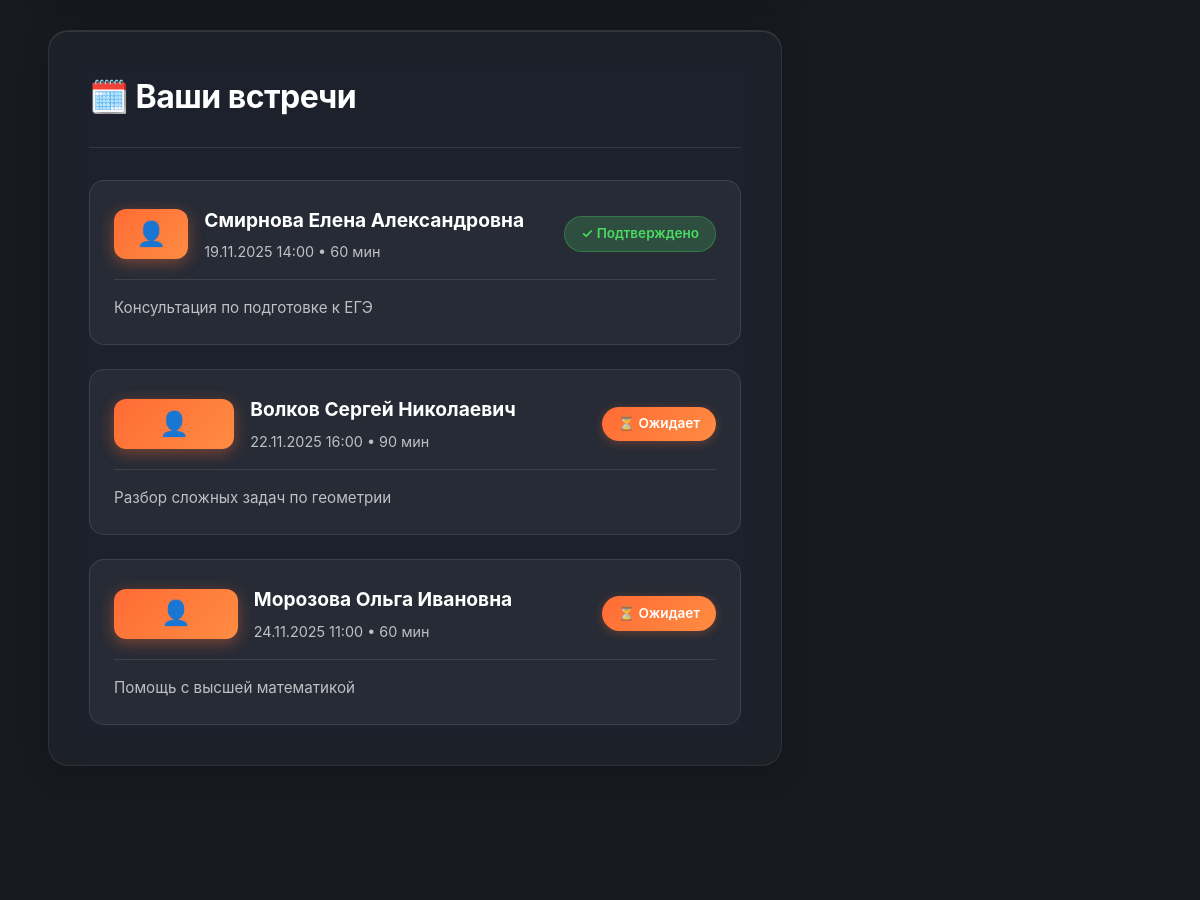
The page /calendar (signed in, middle part) on the database as committed earlier.
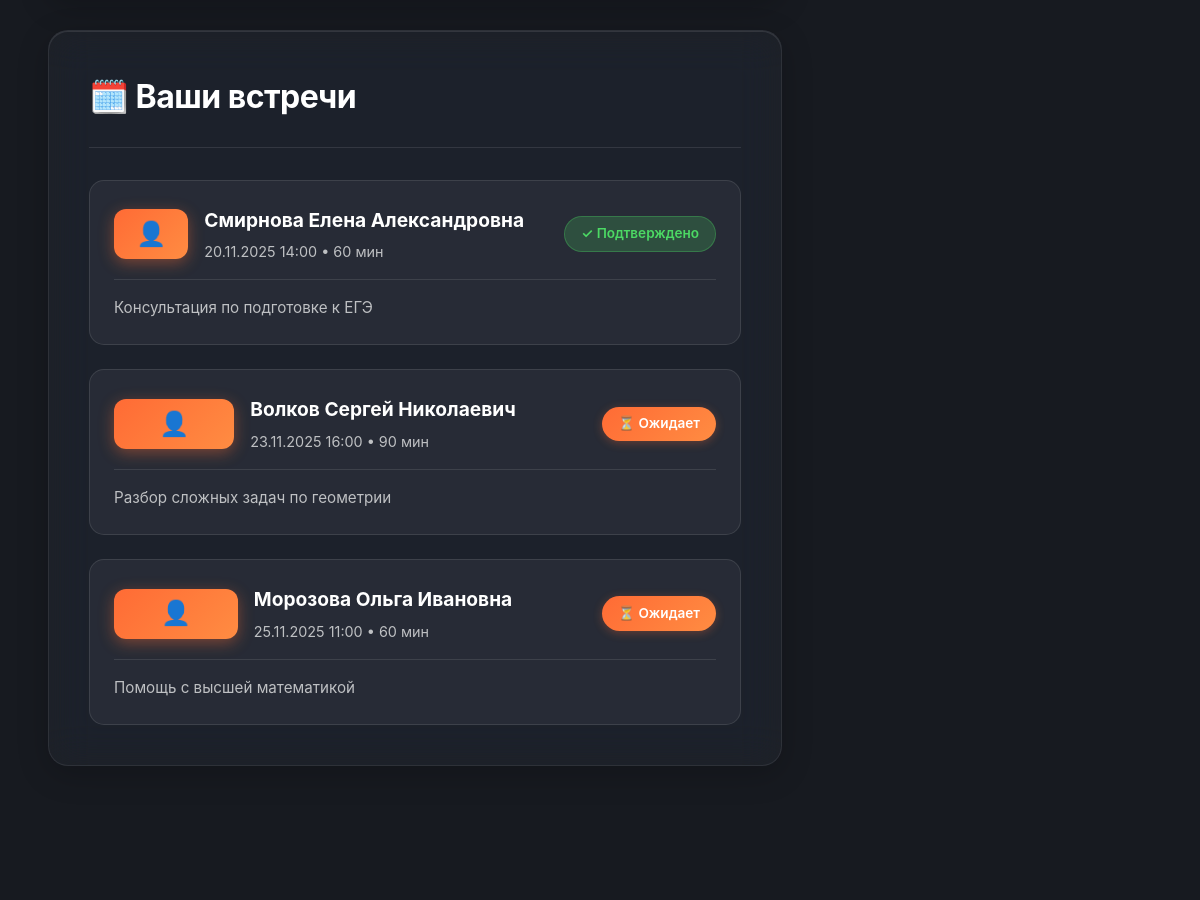
The same page on the database as committed later.
### tables this page shows
CREATE TABLE appointments (
                id INTEGER PRIMARY KEY AUTOINCREMENT,
                student_id INTEGER NOT NULL,
                instructor_id INTEGER NOT NULL,
                appointment_date DATETIME NOT NULL,
                duration INTEGER DEFAULT 60,
                notes TEXT,
                status TEXT DEFAULT 'pending',
                created_at DATETIME DEFAULT CURRENT_TIMESTAMP,
                FOREIGN KEY (student_id) REFERENCES users(id),
                FOREIGN KEY (instructor_id) REFERENCES users(id)
            );

CREATE TABLE users (
                id INTEGER PRIMARY KEY AUTOINCREMENT,
                email TEXT UNIQUE NOT NULL,
                password TEXT NOT NULL,
                name TEXT NOT NULL,
                phone TEXT,
                role TEXT DEFAULT 'student',
                avatar TEXT,
                verified INTEGER DEFAULT 1,
                created_at DATETIME DEFAULT CURRENT_TIMESTAMP
            );

### includes/functions.php (called while the page is built, shortened)
<?php
function isLoggedIn() {
    return isset($_SESSION['user_id']);
}
function getCurrentUserId() {
    return $_SESSION['user_id'] ?? null;
}
function getCurrentUser() {
    global $conn;
    try {
        $stmt = $conn->prepare("SELECT * FROM users WHERE id = ?");
        $stmt->execute([getCurrentUserId()]);
        $user = $stmt->fetch(PDO::FETCH_ASSOC);
        return $user;
    } catch (Exception $e) {
        return null;
    }
}
function e($string) {
    if ($string === null || $string === '') {
        return '';
    }
    return htmlspecialchars((string)$string, ENT_QUOTES, 'UTF-8');
}
function formatDate($date) {
    return date('d.m.Y H:i', strtotime($date));
}
function getUpcomingAppointments($userId) {
    global $conn;
    $stmt = $conn->prepare("
        SELECT a.*, u.name as instructor_name
        FROM appointments a
        LEFT JOIN users u ON a.instructor_id = u.id
        WHERE a.student_id = ? AND a.appointment_date >= datetime('now')
        ORDER BY a.appointment_date ASC
    ");
    $stmt->execute([$userId]);
    return $stmt->fetchAll(PDO::FETCH_ASSOC);
}

### pages/calendar.php (the view, shortened to what this page needs)
<?php
$user = getCurrentUser();
$upcomingAppointments = getUpcomingAppointments($user['id']);
include __DIR__ . '/../templates/header.php';
?>
<div class="calendar-container">
    <div class="calendar-main">
        <div class="card glass-card">
            <div class="card-header">
                <h2 class="card-title">🗓️ Ваши встречи</h2>
            </div>
            <?php if (empty($upcomingAppointments)): ?>
                <div class="empty-state">
                    <div class="empty-icon">📅</div>
                    <h3>У вас пока нет запланированных встреч</h3>
                    <p>Создайте запись к инструктору, чтобы получить персональную консультацию</p>
                </div>
            <?php else: ?>
                <div class="appointments-list">
                    <?php foreach ($upcomingAppointments as $appointment): ?>
                        <div class="appointment-card">
                            <div class="appointment-header">
                                <div class="appointment-icon">👤</div>
                                <div>
                                    <h3><?= e($appointment['instructor_name']) ?></h3>
                                    <p class="appointment-meta">
                                        <?= formatDate($appointment['appointment_date']) ?>
                                        • <?= $appointment['duration'] ?> мин
                                    </p>
                                </div>
                                <span class="badge <?= $appointment['status'] === 'confirmed' ? 'badge-green' : 'badge-orange' ?>">
                                    <?= $appointment['status'] === 'pending' ? '⏳ Ожидает' : '✓ Подтверждено' ?>
                                </span>
                            </div>
                            <?php if (!empty($appointment['notes'])): ?>
                                <div class="appointment-notes">
                                    <?= nl2br(e($appointment['notes'])) ?>
                                </div>
                            <?php endif; ?>
                        </div>
                    <?php endforeach; ?>
                </div>
            <?php endif; ?>
        </div>
    </div>
    <div class="calendar-sidebar">
    </div>
</div>
<?php include __DIR__ . '/../templates/footer.php'; ?>

Rows that differ between the two databases and show on the page:
changed appointments "Консультация по подготовке к ЕГЭ": appointment_date "19.11.2025 14:00" → "20.11.2025 14:00"
changed appointments "Разбор сложных задач по геометрии": appointment_date "22.11.2025 16:00" → "23.11.2025 16:00"
changed appointments "Помощь с высшей математикой": appointment_date "24.11.2025 11:00" → "25.11.2025 11:00"
